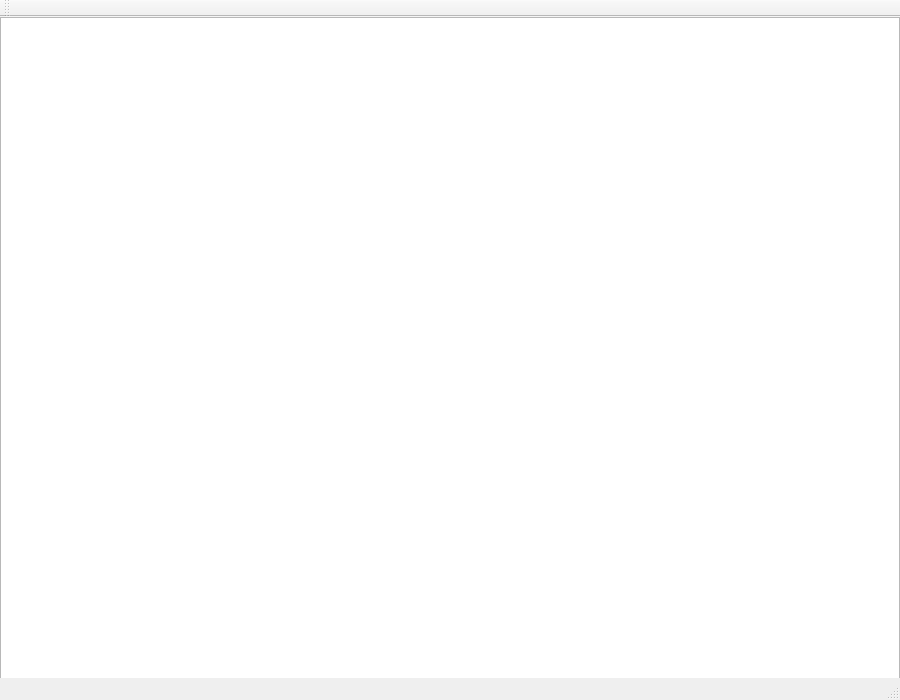
<?xml version="1.0" encoding="UTF-8"?>
<ui version="4.0">
 <class>MainWindow</class>
 <widget class="QMainWindow" name="MainWindow">
  <property name="geometry">
   <rect>
    <x>0</x>
    <y>0</y>
    <width>900</width>
    <height>700</height>
   </rect>
  </property>
  <property name="windowTitle">
   <string>MainWindow</string>
  </property>
  <widget class="QWidget" name="centralWidget">
   <widget class="QGraphicsView" name="view">
    <property name="geometry">
     <rect>
      <x>0</x>
      <y>0</y>
      <width>900</width>
      <height>700</height>
     </rect>
    </property>
   </widget>
  </widget>
  <widget class="QMenuBar" name="menuBar">
   <property name="geometry">
    <rect>
     <x>0</x>
     <y>0</y>
     <width>900</width>
     <height>22</height>
    </rect>
   </property>
  </widget>
  <widget class="QToolBar" name="mainToolBar">
   <attribute name="toolBarArea">
    <enum>TopToolBarArea</enum>
   </attribute>
   <attribute name="toolBarBreak">
    <bool>false</bool>
   </attribute>
  </widget>
  <widget class="QStatusBar" name="statusBar"/>
 </widget>
 <layoutdefault spacing="6" margin="11"/>
 <resources/>
 <connections/>
</ui>
